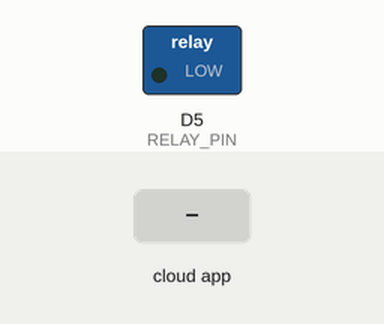
A sketch run on a simulated ESP8266 (NodeMCU). Shown: switched loads named in the sketch (green lamp = pin HIGH). The inputs (shaded band) are chosen by the test bench. WiFi joins after 1.5 s; servers stay silent unless stated.

Above: at 1.2 s.
1.3 s: the phone or cloud app sets 60b0c1308cf8a303b939697a to 1
At 1.8 s:
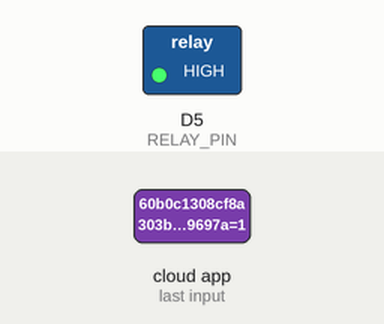
2.8 s: the phone or cloud app sets 60b0c1308cf8a303b939697a to 0
At 4.1 s:
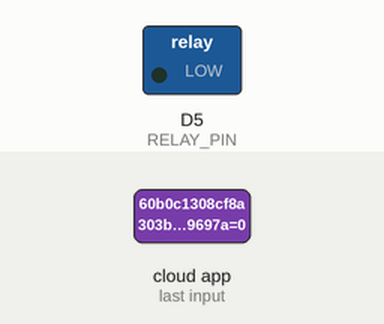
Timing chart, 0 to 5.8 s (numbered marks = the images above; inputs shaded):
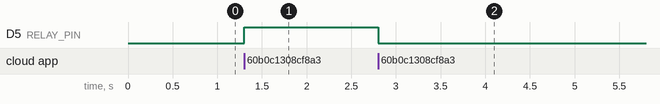

Measured:
- after the input at 1.3 s, D5 (RELAY_PIN): LOW → HIGH at once
- after the input at 2.8 s, D5 (RELAY_PIN): HIGH → LOW at once

The sketch:

sinric-smart-relay.ino
```cpp
/*
   If you encounter any issues:
   - check the readme.md at https://github.com/sinricpro/esp8266-esp32-sdk/blob/master/README.md
   - ensure all dependent libraries are installed
     - see https://github.com/sinricpro/esp8266-esp32-sdk/blob/master/README.md#arduinoide
     - see https://github.com/sinricpro/esp8266-esp32-sdk/blob/master/README.md#dependencies
   - open serial monitor and check whats happening
   - check full user documentation at https://sinricpro.github.io/esp8266-esp32-sdk
   - visit https://github.com/sinricpro/esp8266-esp32-sdk/issues and check for existing issues or open a new one
*/

// Uncomment the following line to enable serial debug output
//#define ENABLE_DEBUG

#ifdef ENABLE_DEBUG
#define DEBUG_ESP_PORT Serial
#define NODEBUG_WEBSOCKETS
#define NDEBUG
#endif

#include <Arduino.h>
#ifdef ESP8266
#include <ESP8266WiFi.h>
#endif
#ifdef ESP32
#include <WiFi.h>
#endif

#include "SinricPro.h"
#include "SinricProSwitch.h"

#define WIFI_SSID         "SHANTINIVAS"
#define WIFI_PASS         "jain9999"
#define APP_KEY           "40e73d7d-8939-45d1-b9c2-eb666dce36cb"      // Should look like "de0bxxxx-1x3x-4x3x-ax2x-5dabxxxxxxxx"
#define APP_SECRET        "907de164-501b-4a6a-a01a-ea77b992578e-f3e48be4-6dcd-4d2d-a20a-c31529cdcca6"   // Should look like "5f36xxxx-x3x7-4x3x-xexe-e86724a9xxxx-4c4axxxx-3x3x-x5xe-x9x3-333d65xxxxxx"
#define SWITCH_ID          "60b0c1308cf8a303b939697a"    // Should look like "5dc1564130xxxxxxxxxxxxxx"

#define BAUD_RATE         9600                // Change baudrate to your need

#define RELAY_PIN         D5                  // Pin where the relay is connected (D5 = GPIO 14 on ESP8266)

bool onPowerState(const String &deviceId, bool &state) {
  digitalWrite(RELAY_PIN, state);             // set pin state
  return true;                                // request handled properly
}

void setup() {
  pinMode(RELAY_PIN, OUTPUT);                 // set relay-pin to output mode
  WiFi.begin(WIFI_SSID, WIFI_PASS);           // start wifi

  SinricProSwitch& mySwitch = SinricPro[SWITCH_ID];   // create new switch device
  mySwitch.onPowerState(onPowerState);                // apply onPowerState callback
  SinricPro.begin(APP_KEY, APP_SECRET);               // start SinricPro
}

void loop() {
  SinricPro.handle();                         // handle SinricPro commands
}
```
